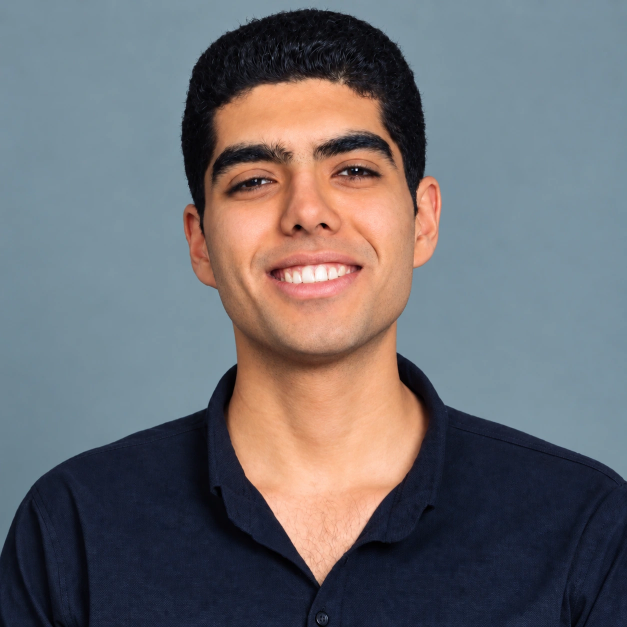
#> input picture assets/ramez-medhat.webp, 1254 x 1254 px (shown at 1/2 size)
$ python render_video_posters.py
#> lines starting #> are read from the running program, lines starting #| are printed output that depends on the picture
#!/usr/bin/env python3
"""Generate four authentic, lightweight RVU video posters from the original instructor photo.

Unlike generated portraits, this uses the site's actual photographed source;
the illustrations are original vector-like Pillow drawings.  Output is WebP.
"""
from pathlib import Path
from PIL import Image, ImageDraw, ImageFont, ImageFilter, ImageOps
import math

ROOT = Path(__file__).resolve().parents[1]
PHOTO = ROOT / 'assets/ramez-medhat.webp'
OUT = ROOT / 'assets'
W,H=960,540
IVORY='#f6eee4'
MUTED='#aeb0b5'
ORANGE='#ff8a2e'
EDGE='#48301f'
FONT_REG='/usr/share/fonts/truetype/dejavu/DejaVuSans.ttf'
FONT_BOLD='/usr/share/fonts/truetype/dejavu/DejaVuSans-Bold.ttf'
VIDEOS=[
    dict(slug='api',heading='How API Works?',subtitle='CLIENT  /  REQUEST  /  API  /  RESPONSE',
         eyebrow='01 / HTTP & API FUNDAMENTALS',kind='api'),
    dict(slug='jwt',heading='What is JWT?',subtitle='HEADER  /  PAYLOAD  /  SIGNATURE',
         eyebrow='02 / AUTHENTICATION & TOKENS',kind='jwt'),
    dict(slug='solving-labs',heading='Solving Labs',subtitle='PRICE  /  QUANTITY  /  COUPONS',
         eyebrow='03 / BUSINESS LOGIC PRACTICE',kind='labs'),
    dict(slug='account-testing',heading='Account Testing',subtitle='SESSIONS  /  ACCESS  /  RECOVERY',
         eyebrow='04 / ACCOUNT SECURITY TESTING',kind='account'),
]

def font(size,bold=False):
    return ImageFont.truetype(FONT_BOLD if bold else FONT_REG,size)

def rect(d,xy,fill='#141516',outline=EDGE,radius=14,width=2):
    d.rounded_rectangle(xy,radius=radius,fill=fill,outline=outline,width=width)

def text(d,xy,t,size=20,color=IVORY,bold=False):
    d.text(xy,t,font=font(size,bold),fill=color,stroke_width=0)

def pill(d,xy,t,clr=ORANGE):
    x,y=xy
    tw=d.textbbox((0,0),t,font=font(14,True))[2]
    rect(d,(x,y,x+tw+25,y+31),fill='#21170f',outline='#7d4722',radius=15,width=1)
    text(d,(x+12,y+6),t,14,clr,True)
    return x+tw+34

def arrow(d,x1,y,x2,color=ORANGE):
    d.line((x1,y,x2,y),fill=color,width=4)
    d.polygon([(x2,y),(x2-11,y-8),(x2-11,y+8)],fill=color)

def panel(d,x,y,w,h,label,lines=()):
    rect(d,(x,y,x+w,y+h),fill='#111318',outline='#634021',radius=12,width=2)
    d.rounded_rectangle((x+9,y+9,x+w-9,y+41),radius=6,fill='#1d1f24')
    text(d,(x+19,y+14),label,17,ORANGE,True)
    for i,line in enumerate(lines):
        text(d,(x+18,y+57+i*29),line,15,MUTED)

def vignette():
    im=Image.new('RGB',(W,H))
    pix=im.load()
    for y in range(H):
        for x in range(W):
            glow=math.exp(-((x-170)**2/(210**2)+(y-205)**2/(245**2)))
            r=int(8+25*glow+5*(y/H))
            g=int(10+8*glow+3*(y/H))
            b=int(14+3*(y/H))
            pix[x,y]=(r,g,b)
    return im

def portrait(im):
    with Image.open(PHOTO) as src:
        original=ImageOps.exif_transpose(src).convert('RGB')
        # Preserve the user's REAL portrait instead of an imagined face.
        port=ImageOps.fit(original,(368,472),method=Image.Resampling.LANCZOS,centering=(.5,.38))
    # Gentle neutral grading so photo blends with the luxury black/bronze palette.
    overlay=Image.new('RGB',port.size,(18,12,10))
    port=Image.blend(port,overlay,0.12)
    mask=Image.new('L',port.size)
    mp=mask.load()
    for y in range(port.height):
        for x in range(port.width):
            lr=min(1,max(0,(port.width-x)/132))
            bt=min(1,max(0,(port.height-y)/118))
            top=min(1,max(0,y/38))
            mp[x,y]=int(255*lr*bt*top*.97)
    im.paste(port,(0,66),mask)
    # horizontal warm accent framing (behind lower lesson content)
    draw=ImageDraw.Draw(im)
    draw.line((20,495,340,495),fill='#b86728',width=3)

def draw_diagram(d,kind):
    if kind=='api':
        panel(d,377,269,139,171,'CLIENT',['Web browser','GET /api','Headers'])
        panel(d,551,269,144,171,'API SERVER',['Verify','Process','Respond'])
        panel(d,728,269,202,171,'DATABASE',['Find records','JSON response','200 OK'])
        arrow(d,518,356,545)
        arrow(d,700,356,721)
    elif kind=='jwt':
        panel(d,377,269,168,174,'HEADER',['alg: HS256','typ: JWT'])
        panel(d,558,269,169,174,'PAYLOAD',['sub: user123','role: user'])
        panel(d,740,269,189,174,'SIGNATURE',['HMAC SHA-256','Verify integrity'])
        d.line((546,358,556,358),fill=ORANGE,width=4)
        d.line((728,358,738,358),fill=ORANGE,width=4)
    elif kind=='labs':
        panel(d,377,265,266,185,'E-COMMERCE LAB',['Product: 2,200 EGP','Test: client-side price','Verify server result'])
        panel(d,658,265,270,185,'LOGIC INVARIANTS',['Negative quantity?','Coupon reused?','Persistent impact?'])
        d.line((635,359,658,359),fill=ORANGE,width=4)
        d.ellipse((638,352,651,365),fill=ORANGE)
    else:
        panel(d,377,265,267,185,'TWO TEST ACCOUNTS',['Account A  /  Account B','Session & token checks','Role and object access'])
        panel(d,659,265,269,185,'TRUST BOUNDARIES',['Password reset flows','IDOR / authorization','Cache & session leaks'])
        arrow(d,646,360,656)

def render(info):
    im=vignette()
#> in vignette, `im=Image.new('RGB',(W,H))`: im: PIL image 960x540 RGB; every value is 0
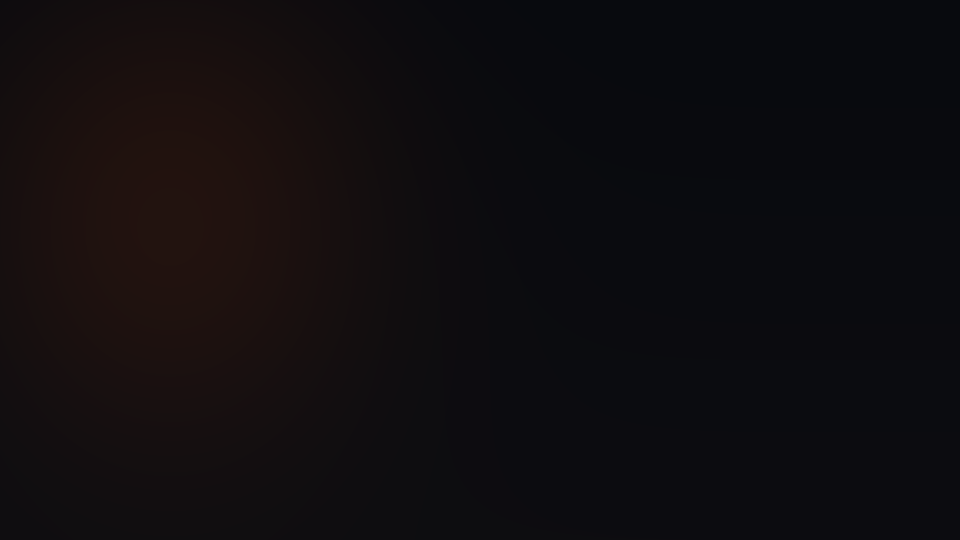
#> im: PIL image 960x540 RGB; mean R, G, B 15.8, 12.9, 15
    d=ImageDraw.Draw(im)
    # Quiet editorial grid: an expensive real photo plus accurate hand-drawn topic diagrams.
    for x in range(380,948,40):
        d.line((x,248,x,467),fill='#19191c',width=1)
    for y in range(248,467,40):
        d.line((374,y,941,y),fill='#19191c',width=1)
    portrait(im)
#> in portrait, src is the input picture: PIL image 1254x1254 RGB; mean R, G, B 108.2, 107.7, 112
#> in portrait, `port=ImageOps.fit(original,(368,472),method=Image.Resampling.LANCZOS,c..`:
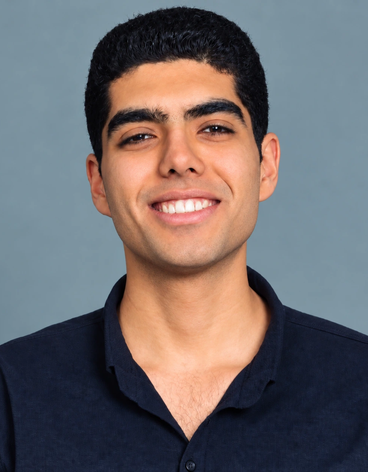
#> port: PIL image 368x472 RGB; mean R, G, B 111.8, 105.6, 107.2
#> in portrait, `overlay=Image.new('RGB',port.size,(18,12,10))`:
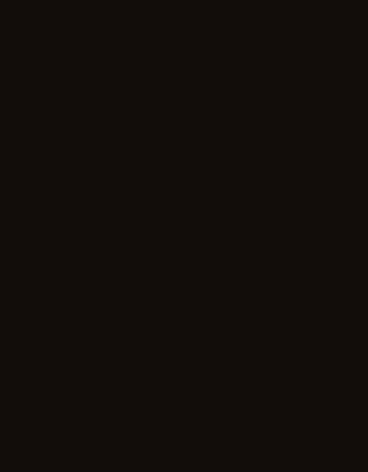
#> overlay: PIL image 368x472 RGB; mean R, G, B 18, 12, 10
#> in portrait, `port=Image.blend(port,overlay,0.12)`:
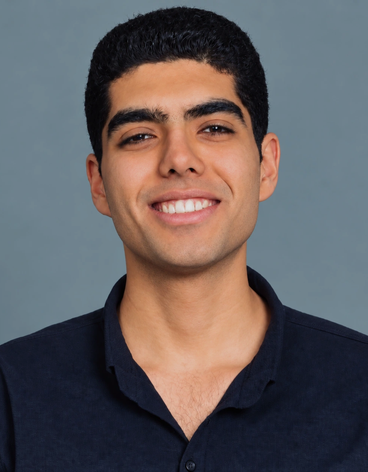
#> port: PIL image 368x472 RGB; mean R, G, B 100.1, 93.9, 95.1
#> in portrait, `mask=Image.new('L',port.size)`: mask: PIL image 368x472 L; every value is 0
#> in portrait, `im.paste(port,(0,66),mask)`:
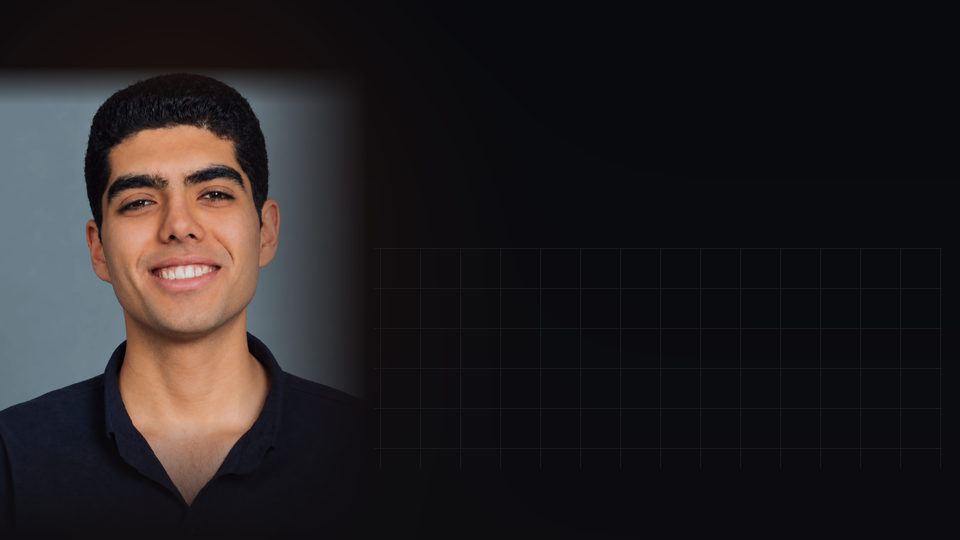
#> im: PIL image 960x540 RGB; mean R, G, B 35.6, 31.9, 33.5
    d=ImageDraw.Draw(im)
    d.rounded_rectangle((366,24,948,510),radius=18,outline='#332b27',width=2)
    text(d,(379,43),'RVU  /  MENTORSHIP CAMP',21,ORANGE,True)
    d.line((379,78,933,78),fill='#77502c',width=2)
    text(d,(379,93),info['eyebrow'],15,MUTED,True)
    # Adaptive precise title size; avoid line breaks or text overflow.
    heading=info['heading']
    size=66
    while d.textbbox((0,0),heading,font=font(size,True))[2]>555:
        size-=2
#> this loop made 3 passes
#> size on passes 1 to 3: 64, 62, 60
#> after the loop, size = 60
    text(d,(375,129),heading,size,IVORY,True)
    d.rounded_rectangle((380,221,924,225),radius=2,fill=ORANGE)
    text(d,(380,243),info['subtitle'],16,ORANGE,True)
    draw_diagram(d,info['kind'])
    text(d,(30,461),'RAMEZ MEDHAT',17,IVORY,True)
    text(d,(30,506),'RV-U.TECH  /  WATCH THE LESSON',13,ORANGE,True)
    filename=OUT/f"rvu-video-{info['slug']}.webp"
    im.save(filename,'WEBP',quality=84,method=6)
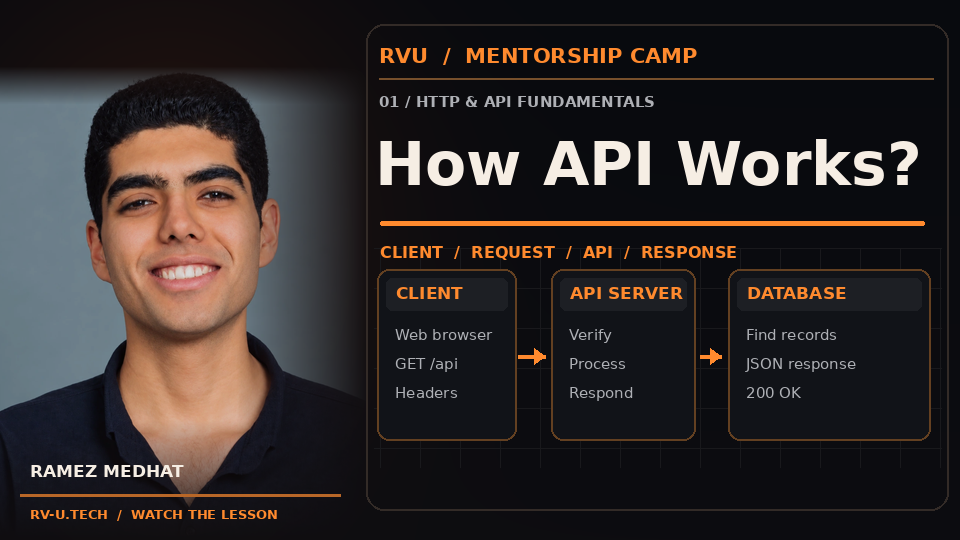
#> saved as rvu-video-api.webp: PIL image 960x540 RGB; mean R, G, B 48.5, 42.3, 41.5
    with Image.open(filename) as chk:
#> (the run stopped early here; a loop or call above may not have finished)
